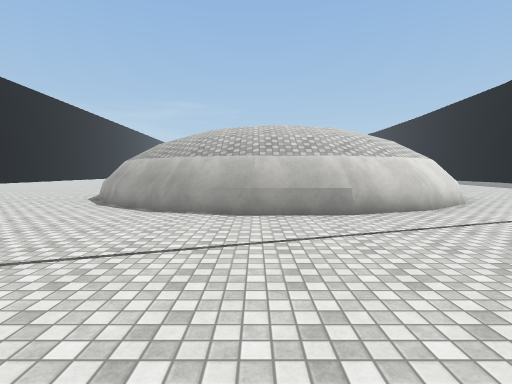
View 1 (above)

20 first-person views from a walk through a Unity game level. The camera is 1.5 m above the floor, tilts 4° down and sees 85° across. The floor is counted in squares, 2 m on a side. Each view is taken from the middle of a square. On the plan, view 1 faces up. The plan holds only what a view shows up to about 10 squares ahead; the rest is blank. The place goes on beyond the plan. Surface patterns are stand-ins for the level's own textures.

View 2
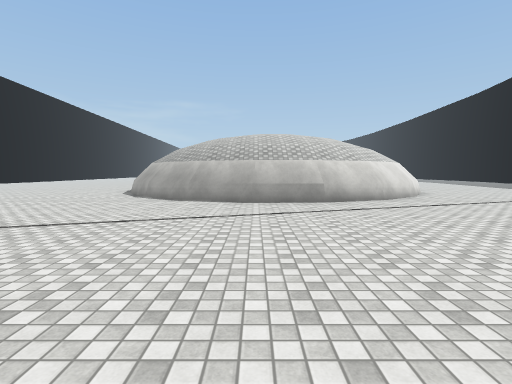

View 3
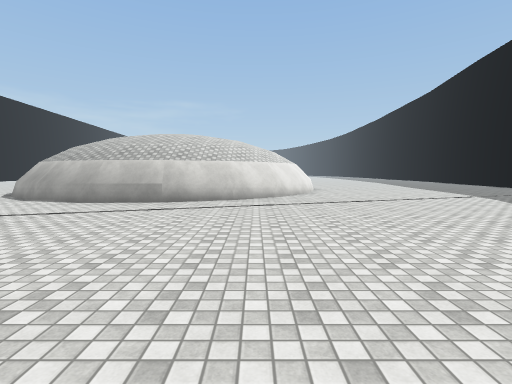

View 4
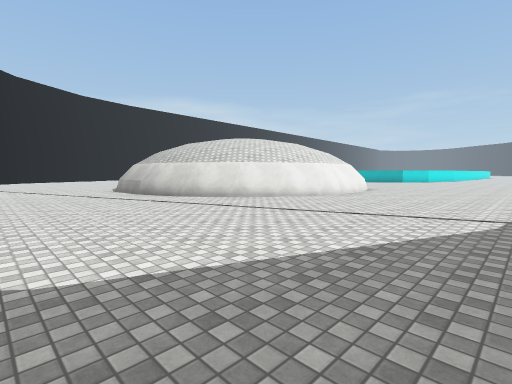

View 5
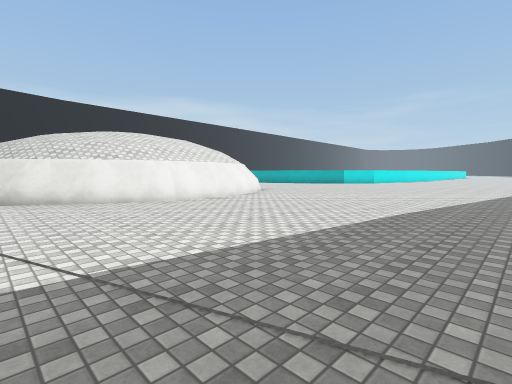

View 6
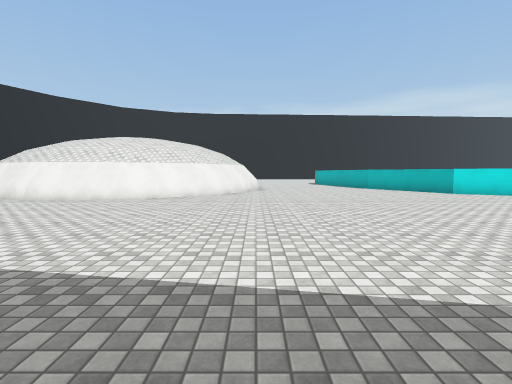

View 7
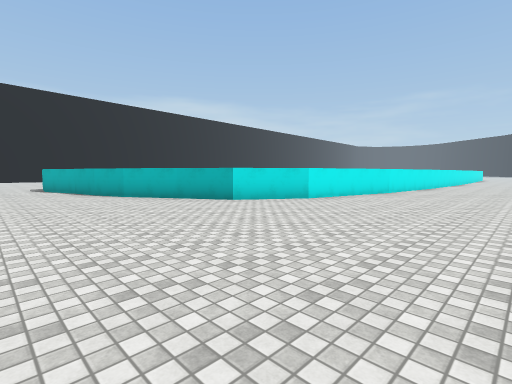

View 8
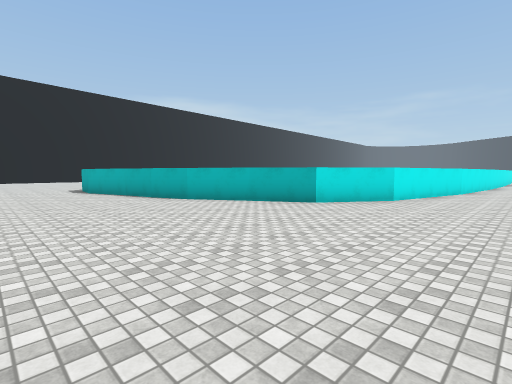

View 9
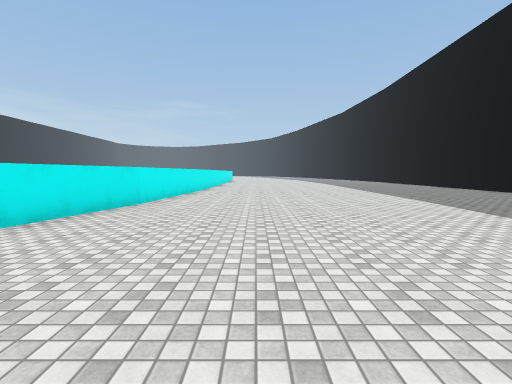

View 10
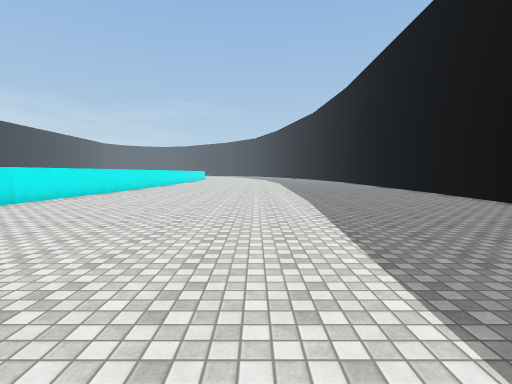

View 11
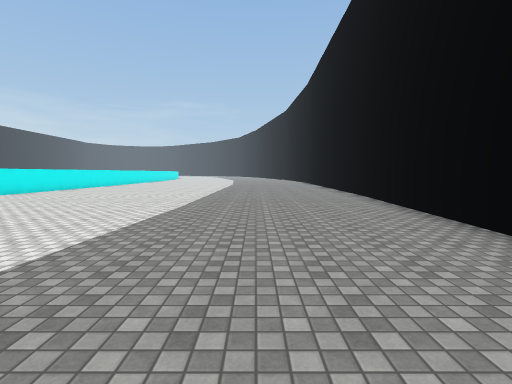

View 12
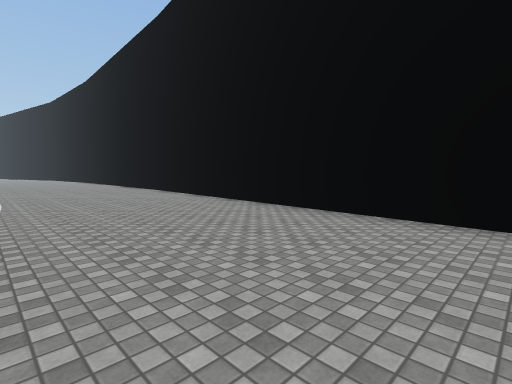

View 13
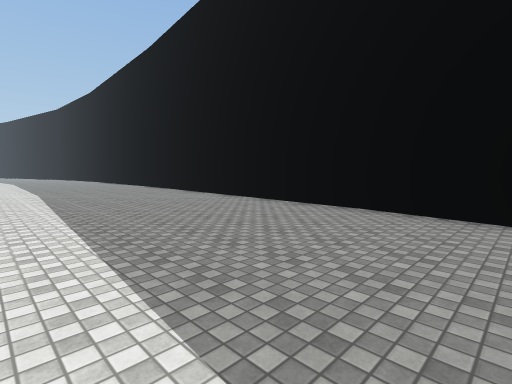

View 14
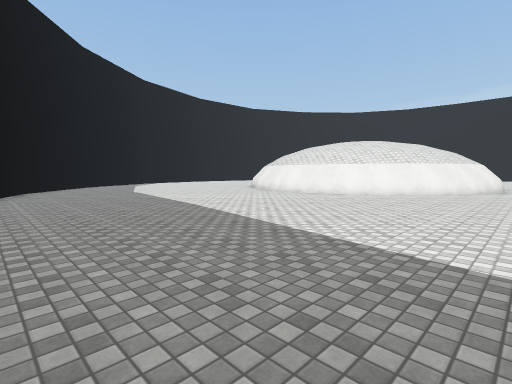

View 15
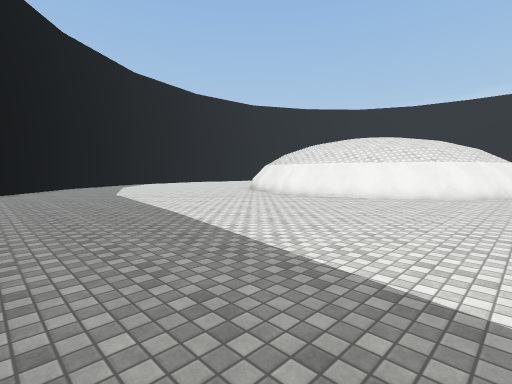

View 16
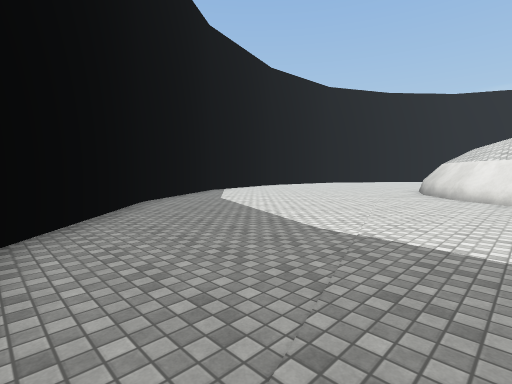

View 17
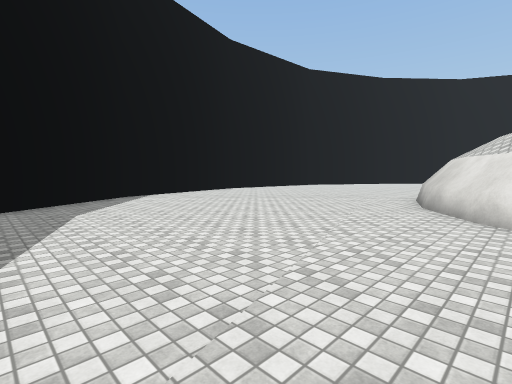

View 18
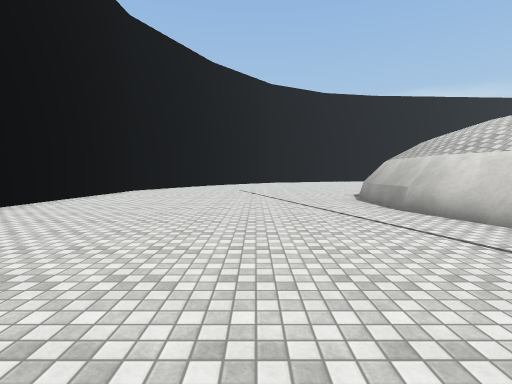

View 19
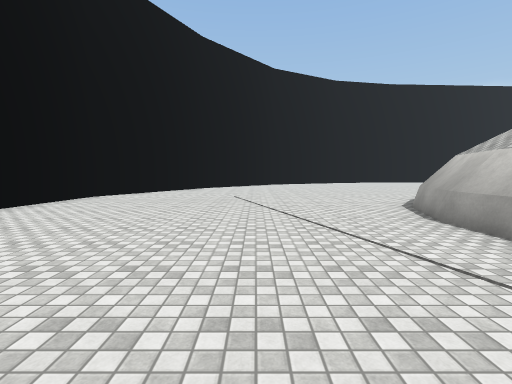

View 20
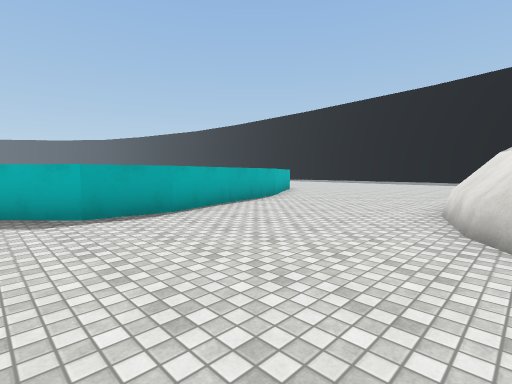

### Floor plan
Points are (right, up) in squares from view 1. A wall is a line through its corners. A room is listed if a view was taken in it or the views show most of it. See-through windows are left out.
Room 1 (views 1, 2, 3, 4, 5, 6, 7, 8, 9, 10, 11, 12, 13, 14, 15, 16, 17, 18, 19, 20)
walls: (5.4, 13.1) (6, 11.3); (5.9, 12.6) (6.3, 11.5) (6.3, 9.6); (4.4, 14.2) (5.4, 12.9); (6, 11.5) (6.1, 9.6); (3.1, 15.6) (4.7, 14.5) (5.6, 13.3); (2, 15.7) (3.2, 15.3) (4.6, 14.3) (5.5, 13); (6, 9.8) (5.5, 8.1) (4.5, 6.7); (6.4, 9.7) (6, 8.4); (5.7, 8) (4.7, 6.6); (1.1, 21.3) (-0.3, 20.8); (4.6, 6.7) (3.2, 5.6); (4.9, 6.6) (3.3, 5.4); (-1.9, 15.2) (-0.1, 15.8); (-0.1, 20.7) (-1.6, 20.4); (-2.5, 15.1) (-2, 15.4) (-0.2, 16); (3.3, 5.8) (1.6, 5.2) (0, 5.2); (-1.4, 20.5) (-3.4, 19.8) (-4.9, 20) (-5.8, 21); (2.6, 5.3) (1.7, 5) (-0.2, 5); (17.4, 19.5) (17.6, 20.5); (17.6, 20.4) (18.5, 33); (0, 5.1) (-1.8, 5.6) (-3.2, 6.6); (0, 4.8) (-1.7, 5.3) (-3.3, 6.5) (-4.3, 7.8); (-1.5, 5.7) (-3, 6.7) (-3.5, 7.3); (-3.6, 7.5) (-4, 8); (6.3, 28.8) (5.4, 24.8) (4.2, 23) (1.1, 21.2); (10.9, 0.6) (13.9, 4.2) (14.6, 5.9); (5.2, -2.5) (6.7, -2.1) (11, 0.8); (6.7, 33) (6.2, 28.5); (-6, -2.3) (-4.6, -3) (1.1, -3.5)
low walls: (1.8, 16) (2.6, 15.7); (5.6, 7.6) (4.9, 6.6); (3.3, 5.4) (1.7, 4.8) (0, 4.8)

Where each view was taken, in squares from view 1:
view 1: 0 up, 0 right, facing up
view 2: 2 down, 0 right, facing up
view 3: 2 down, 4 right, facing up
view 4: 1 up, 11 right, facing up-left
view 5: 6 up, 13 right, facing up-left
view 6: 16 up, 14 right, facing left
view 7: 18 up, 10 right, facing up-left
view 8: 17 up, 8 right, facing up-left
view 9: 22 up, 9 right, facing up
view 10: 22 up, 12 right, facing up
view 11: 23 up, 15 right, facing up
view 12: 21 up, 13 right, facing up-right
view 13: 18 up, 12 right, facing up-right
view 14: 17 up, 15 right, facing down-left
view 15: 16 up, 14 right, facing down-left
view 16: 8 up, 14 right, facing down-left
view 17: 7 up, 10 right, facing down-left
view 18: 2 up, 7 right, facing left
view 19: 2 up, 4 right, facing left
view 20: 15 up, 6 left, facing up-right
